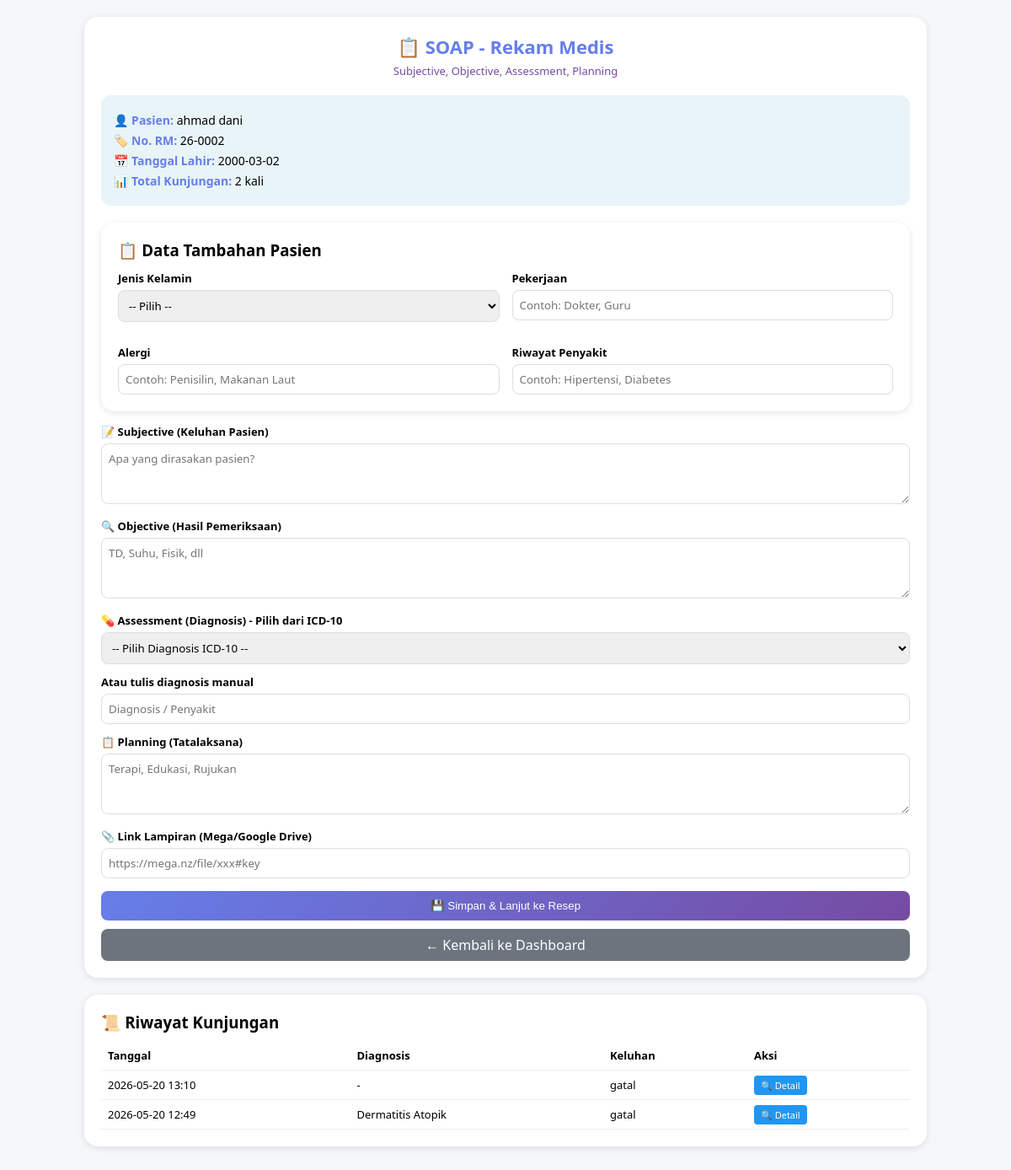
/rekam_medis/2 (signed in), run on the app's committed database.
### tables this page shows
CREATE TABLE pasien (id INTEGER PRIMARY KEY AUTOINCREMENT, no_rm TEXT, nama TEXT, tgl_lahir TEXT, alamat TEXT, no_telp TEXT, aktif INTEGER DEFAULT 1, jenis_kelamin TEXT, pekerjaan TEXT, alergi TEXT, riwayat_penyakit TEXT);

CREATE TABLE rekam_medis (id INTEGER PRIMARY KEY AUTOINCREMENT, pasien_id INTEGER, tanggal TEXT, subjective TEXT, objective TEXT, assessment TEXT, planning TEXT, lampiran_mega TEXT);

### app.py (the view, shortened to what this page needs)
@app.route('/rekam_medis/<int:pasien_id>', methods=['GET', 'POST'])
@login_required
def rekam_medis(pasien_id):
    conn = get_db()
    pasien = conn.execute("SELECT * FROM pasien WHERE id=?", (pasien_id,)).fetchone()
    riwayat = conn.execute("""
        SELECT r.*,
               strftime('%d-%m-%Y %H:%M', r.tanggal) as tgl_format
        FROM rekam_medis r
        WHERE r.pasien_id = ?
        ORDER BY r.tanggal DESC
    """, (pasien_id,)).fetchall()
    print("=" * 50)
    print(f"DEBUG: Pasien ID {pasien_id} - Jumlah riwayat: {len(riwayat)}")
    print("=" * 50)
    icd_list = conn.execute("SELECT * FROM icd10 ORDER BY kode").fetchall()
    conn.close()
    return render_template('rekam_medis.html',
                         pasien=pasien,
                         riwayat=riwayat,
                         icd_list=icd_list)

### app.py (called while the page is built)
def get_db():
    conn = sqlite3.connect('klinik.db')
    conn.row_factory = sqlite3.Row
    return conn

def login_required(f):
    @wraps(f)
    def decorated(*args, **kwargs):
        if 'logged_in' not in session:
            return redirect(url_for('login'))
        return f(*args, **kwargs)
    return decorated

### templates/rekam_medis.html (shortened to what this page needs)
<!DOCTYPE html>
<html>
<head>
</head>
<body>
<div class="container">
    <div class="card">
        <h2>📋 SOAP - Rekam Medis</h2>
        <div class="subtitle">Subjective, Objective, Assessment, Planning</div>
        <div class="info">
            <p><strong>👤 Pasien:</strong> {{ pasien.nama }}</p>
            <p><strong>🏷️ No. RM:</strong> {{ pasien.no_rm or "-" }}</p>
            <p><strong>📅 Tanggal Lahir:</strong> {{ pasien.tgl_lahir or "-" }}</p>
            <p><strong>📊 Total Kunjungan:</strong> {{ riwayat|length if riwayat else 0 }} kali</p>
        </div>
        <div class="card" style="margin-bottom: 15px;">
            <h3>📋 Data Tambahan Pasien</h3>
            <div class="form-grid">
                <div>
                    <label>Jenis Kelamin</label>
                    <select name="jenis_kelamin">
                        <option value="">-- Pilih --</option>
                    </select>
                </div>
                <div><label>Pekerjaan</label><input type="text" name="pekerjaan" value="{{ pasien.pekerjaan or "" }}" placeholder="Contoh: Dokter, Guru"></div>
                <div><label>Alergi</label><input type="text" name="alergi" value="{{ pasien.alergi or "" }}" placeholder="Contoh: Penisilin, Makanan Laut"></div>
                <div><label>Riwayat Penyakit</label><input type="text" name="riwayat_penyakit" value="{{ pasien.riwayat_penyakit or "" }}" placeholder="Contoh: Hipertensi, Diabetes"></div>
            </div>
        </div>
        <form method="POST">
            <label>📝 Subjective (Keluhan Pasien)</label>
            <textarea name="subjective" rows="3" placeholder="Apa yang dirasakan pasien?" required></textarea>
            <label>🔍 Objective (Hasil Pemeriksaan)</label>
            <textarea name="objective" rows="3" placeholder="TD, Suhu, Fisik, dll"></textarea>
            <label>💊 Assessment (Diagnosis) - Pilih dari ICD-10</label>
            <select id="icd_select" onchange="updateDiagnosis()">
                <option value="">-- Pilih Diagnosis ICD-10 --</option>
            </select>
            <label>Atau tulis diagnosis manual</label>
            <input type="text" id="assessment" name="assessment" placeholder="Diagnosis / Penyakit">
            <label>📋 Planning (Tatalaksana)</label>
            <textarea name="planning" rows="3" placeholder="Terapi, Edukasi, Rujukan"></textarea>
            <label>📎 Link Lampiran (Mega/Google Drive)</label>
            <input type="url" name="lampiran_mega" placeholder="https://mega.nz/file/xxx#key">
            <button type="submit">💾 Simpan & Lanjut ke Resep</button>
        </form>
        <a href="/dashboard" class="btn-back">← Kembali ke Dashboard</a>
    </div>
    <div class="card">
        <h3>📜 Riwayat Kunjungan</h3>
        {% if riwayat and riwayat|length > 0 %}
            <table class="riwayat-table">
                <thead>
                    <tr><th>Tanggal</th><th>Diagnosis</th><th>Keluhan</th><th>Aksi</th></tr>
                </thead>
                <tbody>
                    {% for r in riwayat %}
                    <tr>
                        <td>{{ r.tanggal[:16] }}</td>
                        <td>{{ r.assessment or "-" }}</td>
                        <td>{{ r.subjective[:50] }}{% if r.subjective|length > 50 %}...{% endif %}</td>
                        <td><a href="/soap/detail/{{ r.id }}" class="btn-detail" target="_blank">🔍 Detail</a></td>
                    </tr>
                    {% endfor %}
                </tbody>
            </table>
        {% else %}
            <div style="text-align:center; padding:20px; color:#999;">💡 Belum ada riwayat kunjungan</div>
        {% endif %}
    </div>
</div>
</body>
</html>

### templates/rekam_medis.html (style rules this page uses)
* { margin: 0; padding: 0; box-sizing: border-box; }
body { font-family: "Segoe UI", Tahoma, Geneva, Verdana, sans-serif; background: #f5f7fa; padding: 20px; }
.container { max-width: 1000px; margin: 0 auto; }
.card { background: white; border-radius: 16px; padding: 20px; margin-bottom: 20px; box-shadow: 0 2px 8px rgba(0,0,0,0.1); }
h2 { color: #667eea; margin-bottom: 5px; text-align: center; font-size: 22px; }
.subtitle { text-align: center; color: #764ba2; margin-bottom: 20px; font-size: 13px; }
.info { background: #e8f4f8; padding: 15px; border-radius: 12px; margin-bottom: 20px; }
.info p { margin: 5px 0; font-size: 14px; }
.info strong { color: #667eea; }
label { display: block; font-weight: bold; margin-top: 12px; margin-bottom: 5px; font-size: 13px; }
input, select, textarea { width: 100%; padding: 8px; border: 1px solid #ddd; border-radius: 8px; font-family: inherit; }
button { width: 100%; padding: 10px; background: linear-gradient(135deg, #667eea, #764ba2); color: white; border: none; border-radius: 8px; cursor: pointer; margin-top: 15px; }
.btn-back { display: block; text-align: center; margin-top: 10px; padding: 8px; background: #6c757d; color: white; text-decoration: none; border-radius: 8px; }
.form-grid { display: grid; grid-template-columns: repeat(2, 1fr); gap: 15px; }
.riwayat-table { width: 100%; border-collapse: collapse; margin-top: 10px; }
.riwayat-table th, .riwayat-table td { padding: 8px; text-align: left; border-bottom: 1px solid #eee; font-size: 13px; }
.btn-detail { background: #2196f3; color: white; padding: 4px 8px; border-radius: 4px; text-decoration: none; font-size: 11px; }

### data on the page
pasien: nama "ahmad dani", no_rm "26-0002", tgl_lahir "2000-03-02"
rekam_medis: tanggal "2026-05-20 13:10", assessment "-", subjective "gatal"
rekam_medis: tanggal "2026-05-20 12:49", assessment "Dermatitis Atopik", subjective "gatal"

### other printed values
{{ riwayat|length if riwayat else 0 }} "2"
